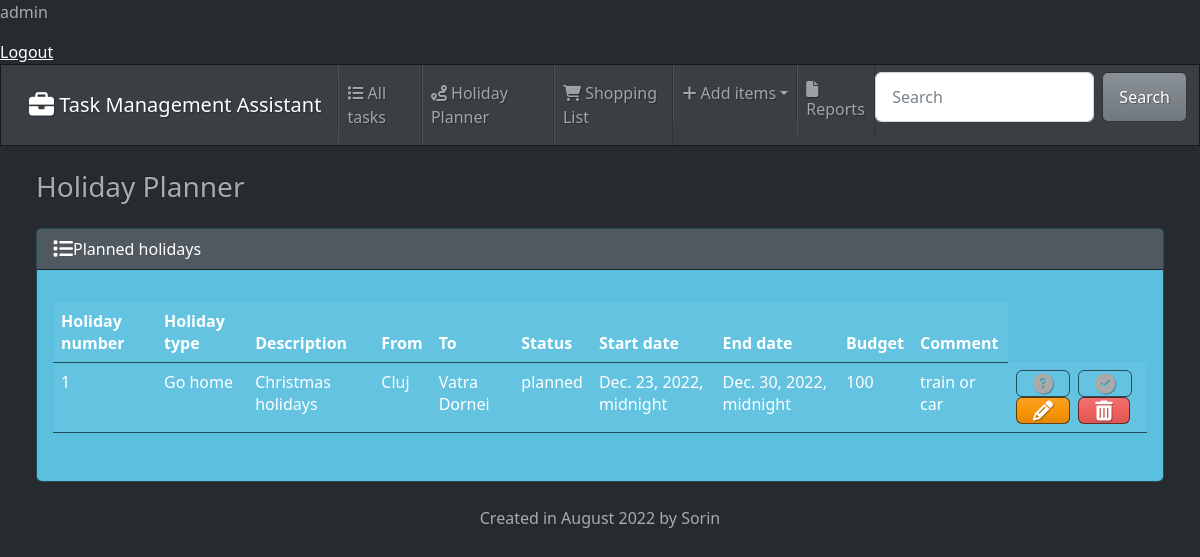
The page /holiday (signed in) on the database its author committed.
### tasks/models.py (models this page shows, shortened)
class Holiday(models.Model):
    holiday_number = models.PositiveBigIntegerField()
    holiday_type = models.CharField (max_length=60)
    holiday_description = models.CharField (max_length=180)
    holiday_from = models.CharField (max_length=60)
    holiday_to = models.CharField (max_length=60)
    holiday_status = models.CharField (max_length=60)
    holiday_start_date = models.DateTimeField (default=datetime.now)
    holiday_end_date = models.DateTimeField (null=True)
    holiday_budget = models.PositiveBigIntegerField()
    holiday_comment = models.CharField (max_length=180, null=True)

### tasks/views.py (the view)
# urls.py: path('holiday', views.holiday, name = 'holiday'),
@login_required
def holiday (request):
    return render(request, 'tasks/holiday.html', {'holiday': Holiday.objects.all()}
    )

### tasks/templates/tasks/holiday.html (shortened to what this page needs)
{% extends "tasks/base.html" %}
{% block content %}
<h3 class= "m-4">Holiday Planner</h3>
<div class = "row">
<div class = "col-14" >
    {% if holiday %}
    <div class="card text-white bg-info ms-4 me-4 mb-4">
      <div class="card-header">
        <i class="fa-solid fa-list fa-lg"></i>Planned holidays</div>
        <div class="card-body">
        <p class="card-text">
          <div class ="table-responsive">
            <table class="table table-hover">
              <thead>
                <tr>
                  <th scope="col">Holiday number</th>
                  <th scope="col">Holiday type</th>
                  <th scope="col">Description</th>
                  <th scope="col">From</th>
                  <th scope="col">To</th>
                  <th scope="col">Status</th>
                  <th scope="col">Start date</th>
                  <th scope="col">End date</th>
                  <th scope="col">Budget</th>
                  <th scope="col">Comment</th>
                </tr>
              </thead>
          <tbody>
            {% for holiday in holiday %}
            <tr>
              <td>{{holiday.holiday_number}}</td>
              <td>{{holiday.holiday_type}}</td>
              <td>{{holiday.holiday_description}}</td>
              <td>{{holiday.holiday_from}}</td>
              <td>{{holiday.holiday_to}}</td>
              <td>{{holiday.holiday_status}}</td>
              <td>{{holiday.holiday_start_date}}</td>
              <td>{{holiday.holiday_end_date}}</td>
              <td>{{holiday.holiday_budget}}</td>
              <td>{{holiday.holiday_comment}}</td>
              <td>
                  <button type="button" class="btn btn-succes me-1" href="{% url 'view_holiday' holiday.id %}" data-bs-toggle="modal" data-bs-target="#myModal{{holiday.id}}">
                    <i class="fa-solid fa-circle-question fa-lg"></i>
                  </button>
              <button type="button" class="btn btn-succes me-1" href="{% url 'view_holiday' holiday.id %}" data-bs-toggle="modal" data-bs-target="#myModal{{holiday.id}}">
                <i class="fa-solid fa-circle-check fa-lg"></i>
              </button>
                  <a class="btn btn-warning me-1" href="{% url 'edit_holiday' holiday.id %}">
                    <i class="fa-solid fa-pencil fa-lg"></i>
                  </a>
                  <button type="button" class="btn btn-danger" data-bs-toggle="modal" data-bs-target="#delete{{holiday.id}}">
                    <i class="fa-solid fa-trash-can fa-lg"></i>
                  </button>
              </td>
            </tr>
            {% endfor %}
          </tbody>
          </table>
          </div>
        </p>
      </div>
      {% else %}
    <h5 class = "alert alert-primary ms-4 me 4">No holiday planned. Get a vacation!</h5>
    {% endif %}
    </div>
    {% endblock %}

### tasks/templates/tasks/base.html (shortened to what this page needs)
{% load static %}
{% if request.user.is_authenticated %}
<p>{{request.user}}</p>
<a href="{% url 'logout' %}" >Logout</a>
{% else %}
<a href="{% url 'login' %}">Login</a>
{% endif %}
<!DOCTYPE html>
<html lang="'en">
    <head>
        <link rel="stylesheet" href="https://cdnjs.cloudflare.com/ajax/libs/font-awesome/6.1.2/css/all.min.css">
        <link href="{% static 'css/bootstrap.min.css' %}" rel="stylesheet">
        <link href="{% static 'css/styles.css' %}" rel="stylesheet">
        <body class="d-flex flex-column min-vh-100">
            <nav class="navbar navbar-expand-lg navbar-dark bg-primary">
                <div class="container-fluid">
                  <a class="navbar-brand" href="{% url 'index' %}">
                    <i class="fa-solid fa-briefcase fa-lg"></i> Task Management Assistant</a>
                  <div class="collapse navbar-collapse" id="navbarColor01">
                    <ul class="navbar-nav me-auto">
                      <li class="nav-item">
                        <a class="nav-link" href="{% url 'index' %}">
                          <i class="fa-solid fa-list"></i> All tasks</a>
                        <li class="nav-item">
                          <a class="nav-link" href="{% url 'holiday' %}">
                            <i class="fa-solid fa-route"></i> Holiday Planner</a>
                          </li>
                          <li class="nav-item">
                          <a class="nav-link" href="{% url 'shopping' %}">
                            <i class="fa-solid fa-cart-shopping"></i> Shopping List</a>
                          </li>
                          <li class="nav-item dropdown">
                            <a class="nav-link dropdown-toggle" href="#" id="navbarDropdown" role="button"
                            data-bs-toggle="dropdown" aria-expanded="false">
                              <i class="fa-solid fa-plus"></i> Add items</a>
                          </li>
                      <li class="nav-item">
                        <a class="nav-link" href="{% url 'report' %}">
                          <i class="fa-solid fa-file"></i> Reports</a>
                      </li>
                    </ul>
                    <form method="GET" class="d-flex">
                      <input class="form-control me-sm-2" type="text" placeholder="Search" name="search-area" value="{{search_input}}">
                      <button class="btn btn-secondary my-2 my-sm-0" type="submit">Search</button>
                    </form>
                  </div>
                </div>
              </nav>
           <div class="container-fluid">
              {% block content %}
              {% endblock %}
           </div>
           <footer class = "mt-auto mb-2" id="footer" >
            <div class = "text-center">
              <span>
                Created in August 2022 by Sorin
              </span>
            </div>
           </footer>
        </body>
    </head>
</html>

### rows shown on the page
Holiday: holiday_number "1", holiday_type "Go home", holiday_description "Christmas holidays", holiday_from "Cluj", holiday_to "Vatra Dornei", holiday_status "planned", holiday_start_date "Dec. 23, 2022, midnight", holiday_end_date "Dec. 30, 2022, midnight", holiday_budget "100", holiday_comment "train or car"

### other values the page prints
{{ request.user }} "admin"
